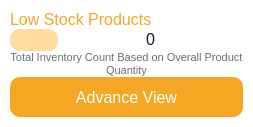
                   <widget class="QFrame" name="horizontalFrame_5">
                    <property name="styleSheet">
                     <string notr="true">background-color: rgb(255, 255, 255);
border-radius: 20px;</string>
                    </property>
                    <layout class="QHBoxLayout" name="horizontalLayout_13">
                     <property name="leftMargin">
                      <number>10</number>
                     </property>
                     <property name="topMargin">
                      <number>10</number>
                     </property>
                     <property name="rightMargin">
                      <number>10</number>
                     </property>
                     <property name="bottomMargin">
                      <number>10</number>
                     </property>
                     <item>
                      <layout class="QVBoxLayout" name="verticalLayout_9">
                       <property name="spacing">
                        <number>0</number>
                       </property>
                       <item>
                        <widget class="QLabel" name="label_13">
                         <property name="sizePolicy">
                          <sizepolicy hsizetype="Preferred" vsizetype="Fixed">
                           <horstretch>0</horstretch>
                           <verstretch>0</verstretch>
                          </sizepolicy>
                         </property>
                         <property name="font">
                          <font>
                           <pointsize>12</pointsize>
                          </font>
                         </property>
                         <property name="styleSheet">
                          <string notr="true">color: #F5A623;</string>
                         </property>
                         <property name="text">
                          <string>Low Stock Products</string>
                         </property>
                        </widget>
                       </item>
                       <item>
                        <layout class="QGridLayout" name="gridLayout_7">
                         <item row="0" column="0">
                          <widget class="QLabel" name="label_23">
                           <property name="sizePolicy">
                            <sizepolicy hsizetype="Preferred" vsizetype="Fixed">
                             <horstretch>0</horstretch>
                             <verstretch>0</verstretch>
                            </sizepolicy>
                           </property>
                           <property name="maximumSize">
                            <size>
                             <width>48</width>
                             <height>48</height>
                            </size>
                           </property>
                           <property name="styleSheet">
                            <string notr="true">background-color: rgb(255, 219, 158);
padding: 4px;
border-radius: 10px;</string>
                           </property>
                           <property name="text">
                            <string/>
                           </property>
                           <property name="pixmap">
                            <pixmap resource="resources.qrc">:/resources/product-icons/low-stock.svg</pixmap>
                           </property>
                           <property name="scaledContents">
                            <bool>true</bool>
                           </property>
                          </widget>
                         </item>
                         <item row="0" column="1">
                          <widget class="QLabel" name="low_in_stock_label">
                           <property name="sizePolicy">
                            <sizepolicy hsizetype="Preferred" vsizetype="Fixed">
                             <horstretch>0</horstretch>
                             <verstretch>0</verstretch>
                            </sizepolicy>
                           </property>
                           <property name="font">
                            <font>
                             <pointsize>12</pointsize>
                            </font>
                           </property>
                           <property name="styleSheet">
                            <string notr="true">color: rgb(14, 28, 44);</string>
                           </property>
                           <property name="text">
                            <string>0</string>
                           </property>
                           <property name="alignment">
                            <set>Qt::AlignmentFlag::AlignCenter</set>
                           </property>
                          </widget>
                         </item>
                        </layout>
                       </item>
                       <item>
                        <widget class="QLabel" name="label_18">
                         <property name="sizePolicy">
                          <sizepolicy hsizetype="Preferred" vsizetype="Fixed">
                           <horstretch>0</horstretch>
                           <verstretch>0</verstretch>
                          </sizepolicy>
                         </property>
                         <property name="font">
                          <font>
                           <pointsize>8</pointsize>
                          </font>
                         </property>
                         <property name="styleSheet">
                          <string notr="true">color: rgb(104, 109, 118);</string>
                         </property>
                         <property name="text">
                          <string>Total Inventory Count Based on Overall Product Quantity</string>
                         </property>
                         <property name="alignment">
                          <set>Qt::AlignmentFlag::AlignCenter</set>
                         </property>
                         <property name="wordWrap">
                          <bool>true</bool>
                         </property>
                        </widget>
                       </item>
                       <item>
                        <widget class="QPushButton" name="pushButton_4">
                         <property name="minimumSize">
                          <size>
                           <width>0</width>
                           <height>40</height>
                          </size>
                         </property>
                         <property name="font">
                          <font>
                           <pointsize>12</pointsize>
                          </font>
                         </property>
                         <property name="styleSheet">
                          <string notr="true">QPushButton{
background: #F5A623;
color: rgb(255, 255, 255);
border:none;
border-radius: 10px;
}
QPushButton:hover{
	background-color: rgb(198, 133, 28);
}</string>
                         </property>
                         <property name="text">
                          <string>Advance View</string>
                         </property>
                         <property name="icon">
                          <iconset>
                           <normalon>:/resources/product-icons/advance_view.svg</normalon>
                          </iconset>
                         </property>
                         <property name="iconSize">
                          <size>
                           <width>28</width>
                           <height>28</height>
                          </size>
                         </property>
                        </widget>
                       </item>
                      </layout>
                     </item>
                    </layout>
                   </widget>
